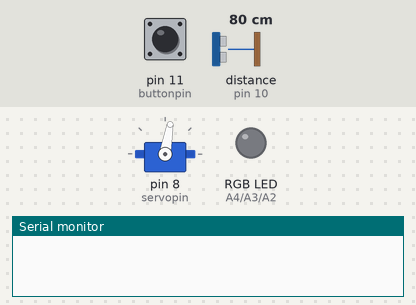
The sketch below on a simulated Arduino Uno, built with avr-gcc and run on an emulated ATmega328P. Parts: servo, an RGB LED mixed from three pins (HIGH = lit), the last lines printed to the serial monitor. Wiring (inferred from the names in the program): ultrasonic range finder: trigger pin 9; echo pin 10. Inputs (shaded band) come from the test bench; at power-on: distance to the obstacle (sensor on pin 10) 80 cm, pin 11 (buttonpin) LOW. The echo pulse lasts 58.3 µs per cm; pins used as bus, display or sensor lines are not drawn.

Above: at 2.2 s.
2.3 s: distance to the obstacle (sensor on pin 10) set to 21 cm
3.8 s: distance to the obstacle (sensor on pin 10) set to 17 cm
At 4.2 s:
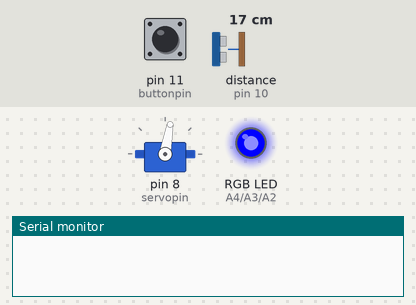
At 6.5 s:
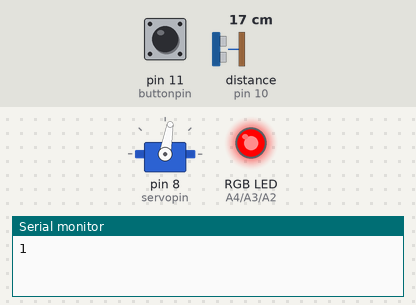
Timing chart, 0 to 8.0 s (numbered marks = the images above; inputs shaded):
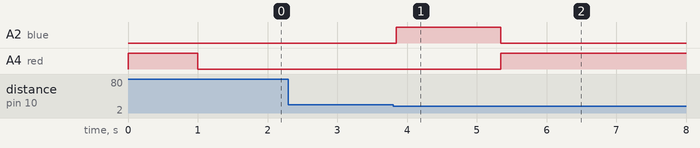

Measured:
- the behaviour switches between 19 and 18 cm on distance to the obstacle (sensor on pin 10) (found by bisection; images 0 and 1)
- after the input at 2.3 s, every drawn part: stays the same
- after the input at 3.8 s, A2 (blue): LOW → HIGH after 0.05 s, → LOW 1.5 s later; A4 (red): LOW → HIGH after 1.5 s

The sketch:

science_fair.ino
```cpp
#include <Servo.h>

const int min_distance = 18;
const int wait = 1000; // Delay between action and returning to original position
const int wait2 = 1500; // Delay between presence check and moisture check
const int wait3 = 100; // Delay between each cycle
const int wait4 = 500; // Delay between returning to original position and checking again
const int defaultangle = 80;
const int rotationangle = 70;

/////////////////////////////////////////////////////////////////////////////////////////////////////////////////////////////////////////

const int servopin = 8;
const int trigPin = 9;
const int echoPin = 10;
const int buttonpin = 11;
const int red = A4;
const int green = A3;
const int blue = A2;
//bgr
////////////////////////////////////////////////////////////////////////////////////////////////////////////////////////////////////////

int dis, pos;
String read="";
Servo servo;

void setup() {
	pinMode(red, OUTPUT);
  digitalWrite(red,HIGH);
	pinMode(green, OUTPUT);
	pinMode(blue, OUTPUT);
  pinMode(trigPin, OUTPUT);
  pinMode(buttonpin, INPUT);
	pinMode(echoPin, INPUT);
	pinMode(green, OUTPUT);
	pinMode(blue, OUTPUT);


  servo.attach(servopin);
  Serial.begin(9600);

  servo.write(defaultangle);
  delay(wait);
  // lock("connected");
  rgb(0);
}

float get_distance() {
  float duration;
  digitalWrite(trigPin, LOW);
  delayMicroseconds(2);
  digitalWrite(trigPin, HIGH);
  delayMicroseconds(10);
  digitalWrite(trigPin, LOW);
  return (pulseIn(echoPin, HIGH) * .0343) / 2;
}
void move(int where) {
  /*
  where:
  -1 - left
   0 - default
   1 - right
  */
  pos = defaultangle + (rotationangle*where);
  servo.write(pos);
}
void act() {
  Serial.println(1); //send signal to PC
  rgb(1);
  while(read==""){
    delay(100);
    read = Serial.readString();//Wait for pc to process
  }
  if(read == "A"){
    move(1);
    rgb(2);
  }else if(read=="B"){
    move(-1);
    rgb(3);
  }else{
    rgb(1);
  }
  delay(wait);
  move(0);
  delay(wait4);
  rgb(0);
  read="";
}
void check() {
  dis = get_distance();
  if(dis < 1){

  }else if(dis < min_distance){
    rgb(4);
    delay(wait2);
    rgb(0);
    act();
  }else{
  }
}
void rgb(int color){// 0-default 1-r, 2-g, 3-b, 4-w
  if(color == 0){
    digitalWrite(red, LOW);
    digitalWrite(green, LOW);
    digitalWrite(blue, LOW);
  }
  else if(color == 1){
    digitalWrite(red, HIGH);
    digitalWrite(green, LOW);
    digitalWrite(blue, LOW);
  }
  else if(color == 2){
    digitalWrite(red, LOW);
    digitalWrite(green, HIGH);
    digitalWrite(blue, LOW);
  }
  else if(color == 3){
    digitalWrite(red, LOW);
    digitalWrite(green, LOW);
    digitalWrite(blue, HIGH);
  }
  else if(color == 4){
    digitalWrite(red, LOW);
    digitalWrite(green, LOW);
    digitalWrite(blue, HIGH);
  }
}
int buttonstate;
void loop() {
  if(millis()>2000){
    buttonstate = digitalRead(buttonpin);
    if(buttonstate==HIGH){//Let user emptify
          // rgb(1);
          move(1);
          delay(wait);
          do{
            buttonstate = digitalRead(buttonpin);
            delay(wait3);
          }while(buttonstate==LOW);

          do{
            buttonstate = digitalRead(buttonpin);
            delay(wait3);
          }while(buttonstate==HIGH);

          move(0);
          delay(wait);
          // rgb(0);
    }else{//Main code
      check();

    }
    delay(wait3);
  }
}
```
